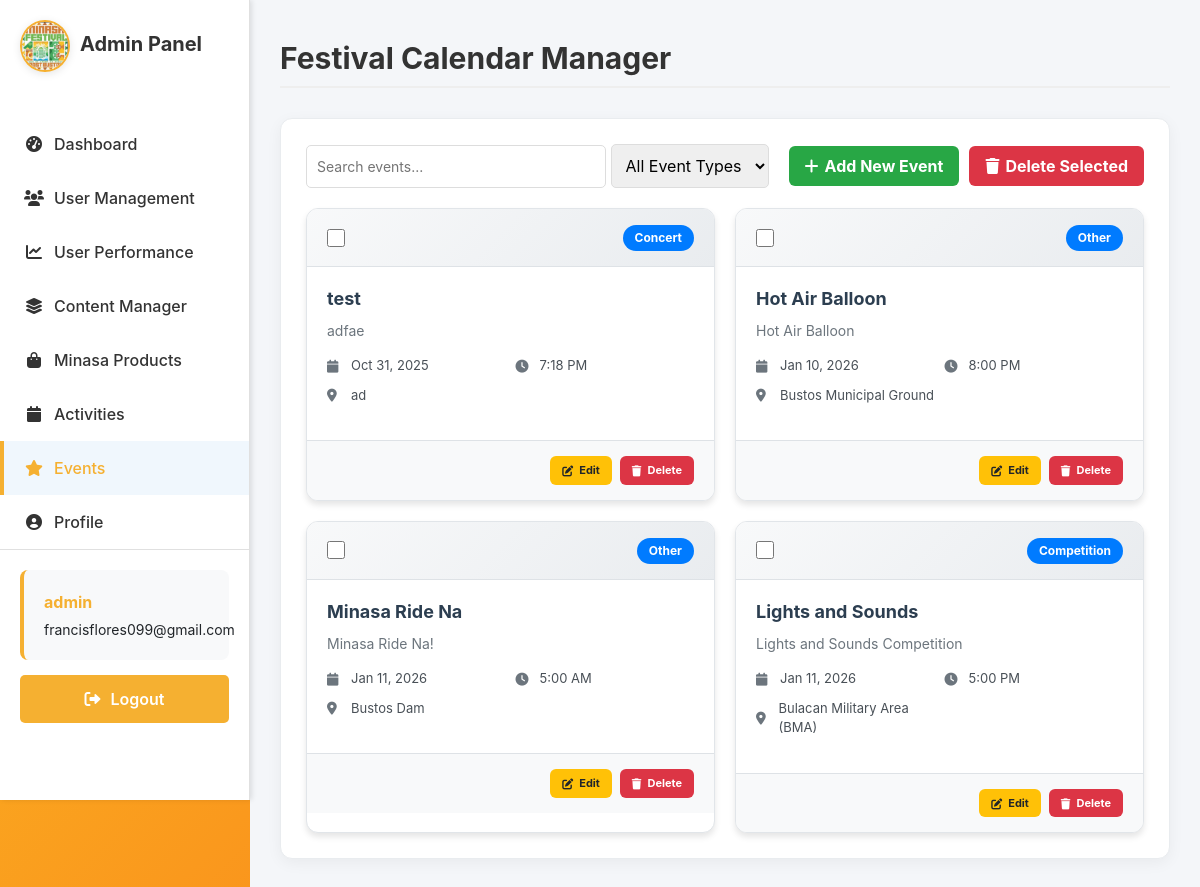
/adminpage/festival-calendar/ (signed in), run on an earlier commit of the app's database.
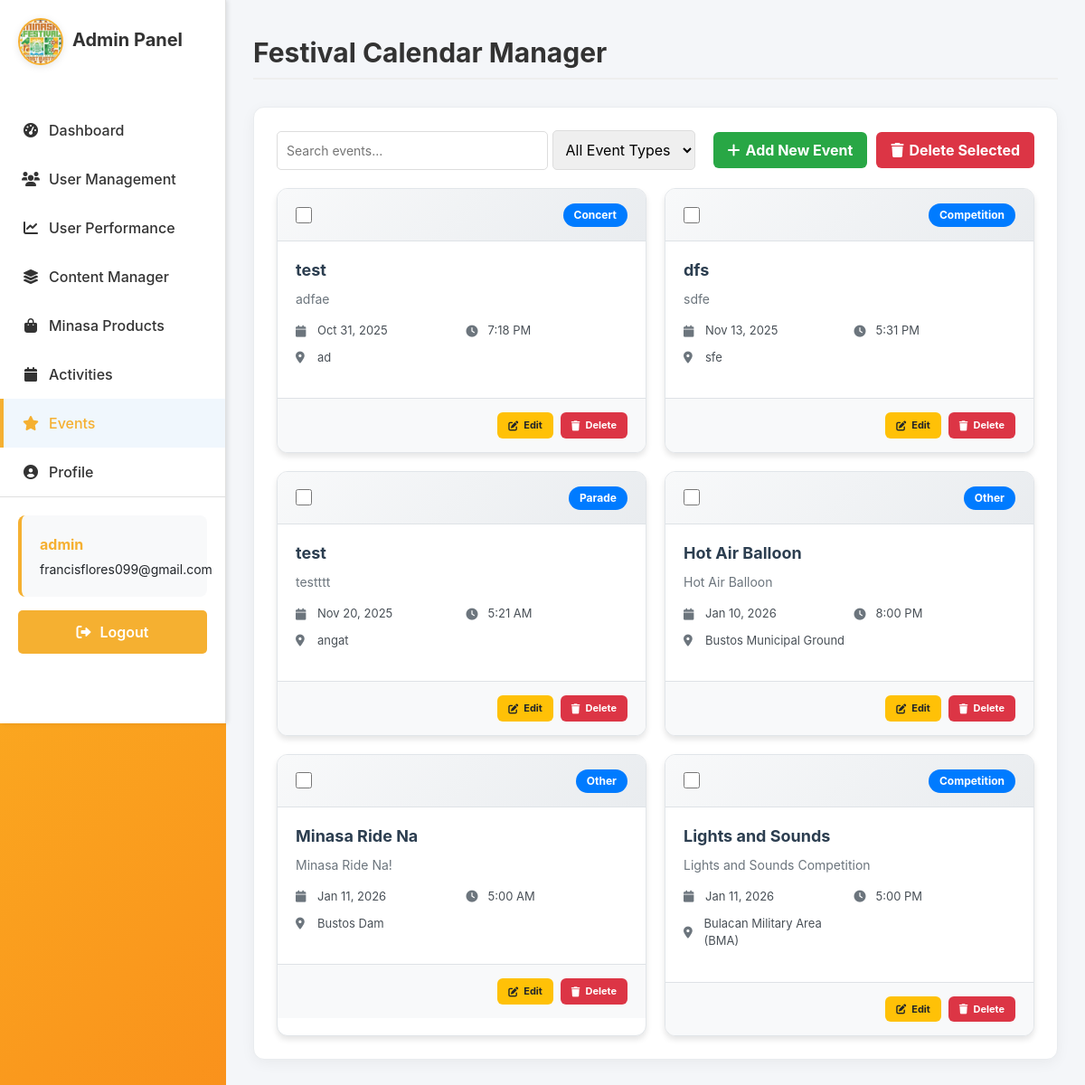
And on a later commit of the database.
### sections/models.py (models this page shows, shortened)
class FestivalEvent(models.Model):
    EVENT_TYPES = [
        ('Parade', 'Parade'),
        ('Competition', 'Competition'),
        ('Concert', 'Concert'),
        ('Exhibit', 'Exhibit'),
        ('Trade Fair', 'Trade Fair'),
        ('Religious', 'Religious'),
        ('Other', 'Other'),
    ]
    name = models.CharField(max_length=200)
    event_type = models.CharField(max_length=50, choices=EVENT_TYPES, default='Other')
    description = models.TextField()
    date = models.DateField()
    time = models.TimeField(blank=True, null=True)
    location = models.CharField(max_length=200, blank=True, null=True)
    map_link = models.URLField(blank=True, null=True)
    image = models.ImageField(upload_to='festival_events/', blank=True, null=True)

### sections/views.py (the view, shortened to what this page needs)
# urls.py: path('adminpage/festival-calendar/', views.adminpage_festival_calendar, name='adminpage-festival-calendar'),
@login_required
def adminpage_festival_calendar(request):
    if request.user.username == 'admin' or request.user.is_superuser:
        events = FestivalEvent.objects.all().order_by('date', 'time')
        total_events = events.count()
        parade_events = events.filter(event_type='Parade').count()
        competition_events = events.filter(event_type='Competition').count()
        other_events = events.filter(event_type='Other').count()
        context = {
            'events': events,
            'total_events': total_events,
            'parade_events': parade_events,
            'competition_events': competition_events,
            'other_events': other_events,
        }
        return render(request, 'adminpage/adminpage-festival-calendar.html', context)
    else:
        return redirect('home')

### sections/templates/adminpage/adminpage-festival-calendar.html (shortened to what the changed rows need)
{% extends "users/base.html" %}
{% load static %}
{% block content %}
<link rel="stylesheet" href="{% static 'css/adminside.css' %}">
<div class="admin-sidebar">
    <div class="sidebar-header">
        <h2>Admin Panel</h2>
    </div>
</div>
<div class="admin-content">
    <div class="admin-header">
        <h1>Festival Calendar Manager</h1>
    </div>
    <div class="admin-panels">
        <section class="panel">
            <div class="card-grid" id="eventsGrid">
                {% for event in events %}
                <div class="event-card"
                    data-event-id="{{ event.id }}"
                    data-event-name="{{ event.name }}"
                    data-event-type="{{ event.event_type }}"
                    data-event-description="{{ event.description|default:'' }}"
                    data-event-date="{{ event.date|date:'Y-m-d' }}"
                    data-event-time="{{ event.time|time:'H:i' }}"
                    data-event-location="{{ event.location|default:'' }}"
                    data-event-map="{{ event.map_link|default:'' }}"
                    data-event-image="{% if event.image %}{{ event.image.url }}{% else %}{{ MEDIA_URL }}images/default-event.png{% endif %}">
                    <div class="card-header">
                        <div class="card-checkbox">
                            <input type="checkbox" name="selected_events" value="{{ event.id }}">
                        </div>
                        <div class="card-category">
                            <span class="event-type">{{ event.event_type }}</span>
                        </div>
                    </div>
                    <div class="card-body">
                        <h3 class="card-title">{{ event.name }}</h3>
                        <p class="card-description">{{ event.description|default:"No description" }}</p>
                        <div class="event-details">
                            <div class="event-detail">
                                <i class="fas fa-calendar"></i>
                                <span>{{ event.date|date:"M d, Y" }}</span>
                            </div>
                            {% if event.time %}
                            <div class="event-detail">
                                <i class="fas fa-clock"></i>
                                <span>{{ event.time|time:"g:i A" }}</span>
                            </div>
                            {% endif %}
                            {% if event.location %}
                            <div class="event-detail">
                                <i class="fas fa-map-marker-alt"></i>
                                <span>{{ event.location }}</span>
                            </div>
                            {% endif %}
                        </div>
                    </div>
                    <div class="card-footer">
                        <div class="action-buttons">
                            <button class="btn btn-warning btn-sm" onclick="editEvent({{ event.id }})">
                                <i class="fas fa-edit"></i> Edit
                            </button>
                            <button class="btn btn-danger btn-sm" onclick="deleteEvent({{ event.id }})">
                                <i class="fas fa-trash"></i> Delete
                            </button>
                        </div>
                    </div>
                </div>
                {% endfor %}
            </div>
        </section>
    </div>
</div>
{% endblock %}

What changed in the data, as far as the page shows it:
added FestivalEvent: event_type "Competition", name "dfs", description "sdfe", date "Nov 13, 2025", time "5:31 PM", location "sfe"
added FestivalEvent: event_type "Parade", name "test", description "testttt", date "Nov 20, 2025", time "5:21 AM", location "angat"
